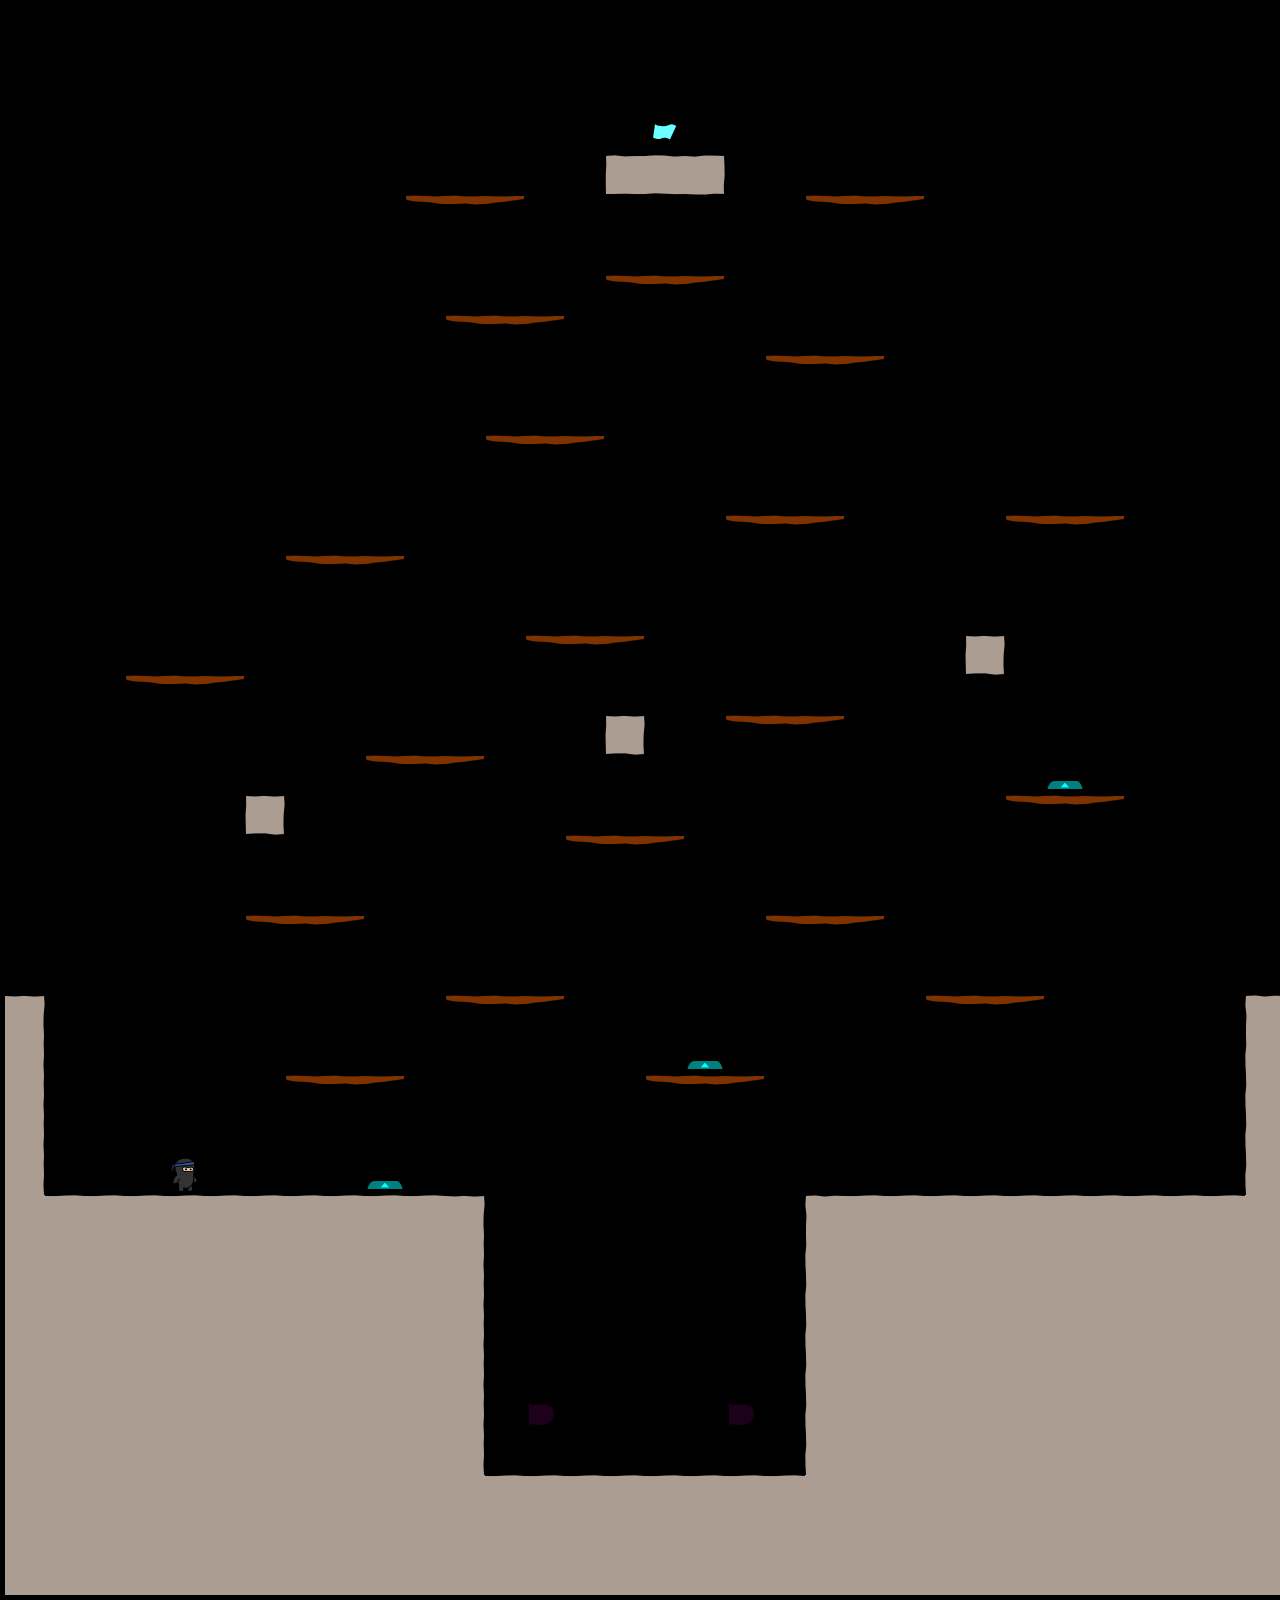

A 2D game scene composited from a Tiled map and its tileset images. What follows is a short description and the map's XML, with every tile layer's data as written:
An orthogonal 32x40 tile map with 40x40 px tiles, 1 tile layer (bg).

<map version="1.0" orientation="orthogonal" width="32" height="40" tilewidth="40" tileheight="40">
 <tileset firstgid="1" name="tiles6_gapped" tilewidth="50" tileheight="50">
  <image source="tiles6_gapped.png" width="300" height="500" />
 </tileset>
 <layer name="bg" width="32" height="40">
  <data encoding="csv">
0,0,0,0,0,0,0,0,0,0,0,0,0,0,0,0,0,0,0,0,0,0,0,0,0,0,0,0,0,0,0,0,
0,0,0,0,0,0,0,0,0,0,0,0,0,0,0,0,0,0,0,0,0,0,0,0,0,0,0,0,0,0,0,0,
0,0,0,0,0,0,0,0,0,0,0,0,0,0,0,0,0,0,0,0,0,0,0,0,0,0,0,0,0,0,0,0,
0,0,0,0,0,0,0,0,0,0,0,0,0,0,0,0,48,0,0,0,0,0,0,0,0,0,0,0,0,0,0,0,
0,0,0,0,0,0,0,0,0,0,0,0,0,0,0,1,2,3,0,0,0,0,0,0,0,0,0,0,0,0,0,0,
0,0,0,0,0,0,0,0,0,0,5,17,6,0,0,0,0,0,0,0,5,17,6,0,0,0,0,0,0,0,0,0,
0,0,0,0,0,0,0,0,0,0,0,0,0,0,0,0,0,0,0,0,0,0,0,0,0,0,0,0,0,0,0,0,
0,0,0,0,0,0,0,0,0,0,0,0,0,0,0,5,17,6,0,0,0,0,0,0,0,0,0,0,0,0,0,0,
0,0,0,0,0,0,0,0,0,0,0,5,17,6,0,0,0,0,0,0,0,0,0,0,0,0,0,0,0,0,0,0,
0,0,0,0,0,0,0,0,0,0,0,0,0,0,0,0,0,0,0,5,17,6,0,0,0,0,0,0,0,0,0,0,
0,0,0,0,0,0,0,0,0,0,0,0,0,0,0,0,0,0,0,0,0,0,0,0,0,0,0,0,0,0,0,0,
0,0,0,0,0,0,0,0,0,0,0,0,5,17,6,0,0,0,0,0,0,0,0,0,0,0,0,0,0,0,0,0,
0,0,0,0,0,0,0,0,0,0,0,0,0,0,0,0,0,0,0,0,0,0,0,0,0,0,0,0,0,0,0,0,
0,0,0,0,0,0,0,0,0,0,0,0,0,0,0,0,0,0,5,17,6,0,0,0,0,5,17,6,0,0,0,0,
0,0,0,0,0,0,0,5,17,6,0,0,0,0,0,0,0,0,0,0,0,0,0,0,0,0,0,0,0,0,0,0,
0,0,0,0,0,0,0,0,0,0,0,0,0,0,0,0,0,0,0,0,0,0,0,0,0,0,0,0,0,0,0,0,
0,0,0,0,0,0,0,0,0,0,0,0,0,5,17,6,0,0,0,0,0,0,0,0,4,0,0,0,0,0,0,0,
0,0,0,5,17,6,0,0,0,0,0,0,0,0,0,0,0,0,0,0,0,0,0,0,0,0,0,0,0,0,0,0,
0,0,0,0,0,0,0,0,0,0,0,0,0,0,0,4,0,0,5,17,6,0,0,0,0,0,0,0,0,0,0,0,
0,0,0,0,0,0,0,0,0,5,17,6,0,0,0,0,0,0,0,0,0,0,0,0,0,0,53,0,0,0,0,0,
0,0,0,0,0,0,4,0,0,0,0,0,0,0,0,0,0,0,0,0,0,0,0,0,0,5,17,6,0,0,0,0,
0,0,0,0,0,0,0,0,0,0,0,0,0,0,5,17,6,0,0,0,0,0,0,0,0,0,0,0,0,0,0,0,
0,0,0,0,0,0,0,0,0,0,0,0,0,0,0,0,0,0,0,0,0,0,0,0,0,0,0,0,0,0,0,0,
0,0,0,0,0,0,5,17,6,0,0,0,0,0,0,0,0,0,0,5,17,6,0,0,0,0,0,0,0,0,0,0,
0,0,0,0,0,0,0,0,0,0,0,0,0,0,0,0,0,0,0,0,0,0,0,0,0,0,0,0,0,0,0,0,
9,0,0,0,0,0,0,0,0,0,0,5,17,6,0,0,0,0,0,0,0,0,0,5,17,6,0,0,0,0,0,7,
15,0,0,0,0,0,0,0,0,0,0,0,0,0,0,0,0,53,0,0,0,0,0,0,0,0,0,0,0,0,0,13,
15,0,0,0,0,0,0,5,17,6,0,0,0,0,0,0,5,17,6,0,0,0,0,0,0,0,0,0,0,0,0,13,
15,0,0,0,0,0,0,0,0,0,0,0,0,0,0,0,0,0,0,0,0,0,0,0,0,0,0,0,0,0,0,13,
15,0,0,0,47,0,0,0,0,53,0,0,0,0,0,0,0,0,0,0,0,0,0,0,0,0,0,0,0,0,0,13,
14,8,8,8,8,8,8,8,8,8,8,9,0,0,0,0,0,0,0,0,7,8,8,8,8,8,8,8,8,8,8,14,
14,14,14,14,14,14,14,14,14,14,14,15,0,0,0,0,0,0,0,0,13,14,14,14,14,14,14,14,14,14,14,14,
14,14,14,14,14,14,14,14,14,14,14,15,0,0,0,0,0,0,0,0,13,14,14,14,14,14,14,14,14,14,14,14,
14,14,14,14,14,14,14,14,14,14,14,15,0,0,0,0,0,0,0,0,13,14,14,14,14,14,14,14,14,14,14,14,
14,14,14,14,14,14,14,14,14,14,14,15,0,0,0,0,0,0,0,0,13,14,14,14,14,14,14,14,14,14,14,14,
14,14,14,14,14,14,14,14,14,14,14,15,0,55,0,0,0,0,55,0,13,14,14,14,14,14,14,14,14,14,14,14,
14,14,14,14,14,14,14,14,14,14,14,15,0,0,0,0,0,0,0,0,13,14,14,14,14,14,14,14,14,14,14,14,
14,14,14,14,14,14,14,14,14,14,14,14,8,8,8,8,8,8,8,8,14,14,14,14,14,14,14,14,14,14,14,14,
14,14,14,14,14,14,14,14,14,14,14,14,14,14,14,14,14,14,14,14,14,14,14,14,14,14,14,14,14,14,14,14,
14,14,14,14,14,14,14,14,14,14,14,14,14,14,14,14,14,14,14,14,14,14,14,14,14,14,14,14,14,14,14,14
</data>
 </layer>
</map>
